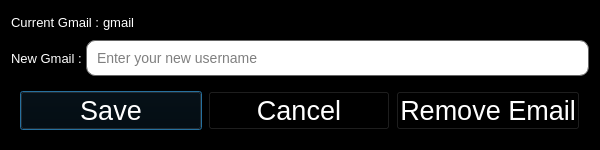
<?xml version="1.0" encoding="UTF-8"?>
<ui version="4.0">
 <class>Dialog</class>
 <widget class="QDialog" name="Dialog">
  <property name="geometry">
   <rect>
    <x>0</x>
    <y>0</y>
    <width>600</width>
    <height>150</height>
   </rect>
  </property>
  <property name="minimumSize">
   <size>
    <width>600</width>
    <height>150</height>
   </size>
  </property>
  <property name="maximumSize">
   <size>
    <width>600</width>
    <height>150</height>
   </size>
  </property>
  <property name="windowTitle">
   <string>Dialog</string>
  </property>
  <property name="styleSheet">
   <string notr="true">background-color:black;</string>
  </property>
  <layout class="QVBoxLayout" name="verticalLayout">
   <item>
    <layout class="QHBoxLayout" name="currentusername">
     <item>
      <widget class="QWidget" name="currentgmailwidget" native="true">
       <layout class="QHBoxLayout" name="horizontalLayout" stretch="1,1,0">
        <property name="spacing">
         <number>0</number>
        </property>
        <property name="leftMargin">
         <number>0</number>
        </property>
        <property name="topMargin">
         <number>0</number>
        </property>
        <property name="rightMargin">
         <number>0</number>
        </property>
        <property name="bottomMargin">
         <number>0</number>
        </property>
        <item>
         <widget class="QLabel" name="currentgmail_title">
          <property name="styleSheet">
           <string notr="true">font:10pt;
color:white;</string>
          </property>
          <property name="text">
           <string>Current Gmail : </string>
          </property>
         </widget>
        </item>
        <item>
         <widget class="QLabel" name="gmail_exist">
          <property name="styleSheet">
           <string notr="true">font:10pt;
color:white;
</string>
          </property>
          <property name="text">
           <string>gmail</string>
          </property>
         </widget>
        </item>
        <item>
         <spacer name="horizontalSpacer">
          <property name="orientation">
           <enum>Qt::Horizontal</enum>
          </property>
          <property name="sizeHint" stdset="0">
           <size>
            <width>485</width>
            <height>20</height>
           </size>
          </property>
         </spacer>
        </item>
       </layout>
      </widget>
     </item>
    </layout>
   </item>
   <item>
    <layout class="QHBoxLayout" name="newgmail">
     <item>
      <widget class="QWidget" name="newgmailwidget" native="true">
       <layout class="QHBoxLayout" name="horizontalLayout_2" stretch="0,0">
        <property name="spacing">
         <number>0</number>
        </property>
        <property name="leftMargin">
         <number>0</number>
        </property>
        <property name="topMargin">
         <number>0</number>
        </property>
        <property name="rightMargin">
         <number>0</number>
        </property>
        <property name="bottomMargin">
         <number>0</number>
        </property>
        <item>
         <widget class="QLabel" name="newgmail_title">
          <property name="styleSheet">
           <string notr="true">font:10pt;
color:white;</string>
          </property>
          <property name="text">
           <string>New Gmail : </string>
          </property>
         </widget>
        </item>
        <item>
         <widget class="QLineEdit" name="gmail_input">
          <property name="styleSheet">
           <string notr="true">background-color: #ffffff;
color: #000000;             
border: 1px solid #666666;     
border-radius:9px;
padding: 8px;
font-size: 14px;</string>
          </property>
          <property name="placeholderText">
           <string>Enter your new username</string>
          </property>
         </widget>
        </item>
       </layout>
      </widget>
     </item>
    </layout>
   </item>
   <item>
    <widget class="QWidget" name="widget" native="true">
     <layout class="QHBoxLayout" name="horizontalLayout_3">
      <item>
       <widget class="QPushButton" name="savebutton_gmail">
        <property name="styleSheet">
         <string notr="true">color:white;
font:20pt;</string>
        </property>
        <property name="text">
         <string>Save</string>
        </property>
       </widget>
      </item>
      <item>
       <widget class="QPushButton" name="cancelbutton_gmail">
        <property name="styleSheet">
         <string notr="true">color:white;
font:20pt;</string>
        </property>
        <property name="text">
         <string>Cancel</string>
        </property>
       </widget>
      </item>
      <item>
       <widget class="QPushButton" name="removebutton_gmail">
        <property name="styleSheet">
         <string notr="true">color:white;
font:20pt;</string>
        </property>
        <property name="text">
         <string>Remove Email</string>
        </property>
       </widget>
      </item>
     </layout>
    </widget>
   </item>
  </layout>
 </widget>
 <resources/>
 <connections/>
</ui>
